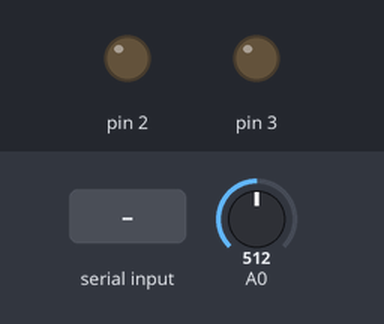
A sketch run on a simulated Arduino Uno, built with avr-gcc and run on an emulated ATmega328P. Parts: output pins drawn as LEDs (lit = HIGH). The inputs (shaded band) are chosen by the test bench; at power-on: A0 = 512.

Above: at 1.2 s.
1.3 s: "water 1*" received over Serial
At 2.0 s:
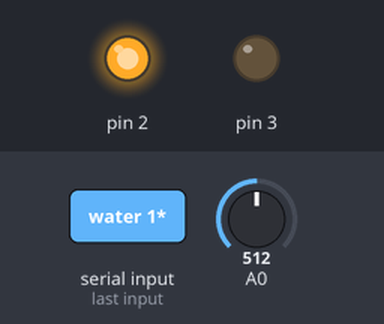
3.8 s: "water 150*" received over Serial
At 23.9 s:
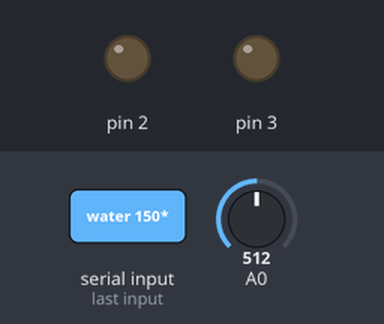
Timing chart, 0 to 24.2 s (numbered marks = the images above; inputs shaded):
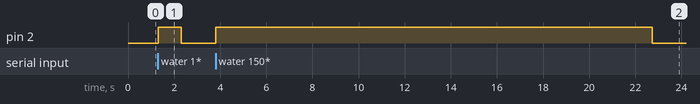

Measured:
- after the input at 1.3 s, pin 2: LOW → HIGH at once, → LOW 1.0 s later
- after the input at 3.8 s, pin 2: LOW → HIGH at once, → LOW 18.9 s later

The sketch:

motortest.ino
```cpp
#include <Adafruit_Sensor.h>
#include <DHT.h>
#include <DHT_U.h>
//센서 좌측부터 VCC, DATA, NOT USED, GND
//결선 시 VCC와 DATA 사이에 1킬로 옴 저항 연결
#define DHTPIN 10 //DATA 핀 : 10번 핀
#define DHTTYPE    DHT22
DHT_Unified dht(DHTPIN, DHTTYPE);

String temp;
String humid;
String tempstr;
int settedhumid = 0;
int currentsoilhumid;


void setup() {
  // put your setup code here, to run once:
  Serial.begin(9600);
  dht.begin();
  pinMode(2, OUTPUT);             // 제어 1번핀 출력모드 설정
  pinMode(3, OUTPUT);             // 제어 2번핀 출력모드 설정

}

void loop() {
  // put your main code here, to run repeatedly:
    currentsoilhumid = map(analogRead(A0), 0, 1023, 143, 0);
    if(Serial.available())
    {
      tempstr = Serial.readStringUntil('*'); //종료문자는 '*'
      int index1 = tempstr.indexOf(' ');
      int index2 = tempstr.length();
      String command = tempstr.substring(0, index1);
      command.trim(); //명령어 분리
      String valstr = tempstr.substring(index1 +1, index2);
      valstr.trim(); //수치 분리

      if(command.equals("refresh")) //센서 정보 조회
      {
        getTempHumid();
        command = temp + " " + humid + " " + currentsoilhumid;
        Serial.println(command);
      }
      else if(command.equals("water")) //수동급수 경우
      {
        runMotor((valstr.toInt())*1000);
      }
      else if(command.equals("Humid"))
      {
        settedhumid = valstr.toInt();
      }

    }
     if(currentsoilhumid<settedhumid) //설정습도보다 토양습도가 낮을 때
      {
        runMotor(3000);
      }
}


void getTempHumid() //온도와 습도를 측정하는 함수입니다.
{
  sensors_event_t event;
    dht.temperature().getEvent(&event);
    isnan(event.temperature);
    temp = (event.temperature);;
    dht.humidity().getEvent(&event);
    isnan(event.relative_humidity);
    humid = (event.relative_humidity);
}

void runMotor(int motortime)
{
  digitalWrite(2, HIGH);         //모터 작동
  digitalWrite(3, LOW);
  delay(motortime);
  digitalWrite(2, LOW);
  digitalWrite(3, LOW);
}
```
